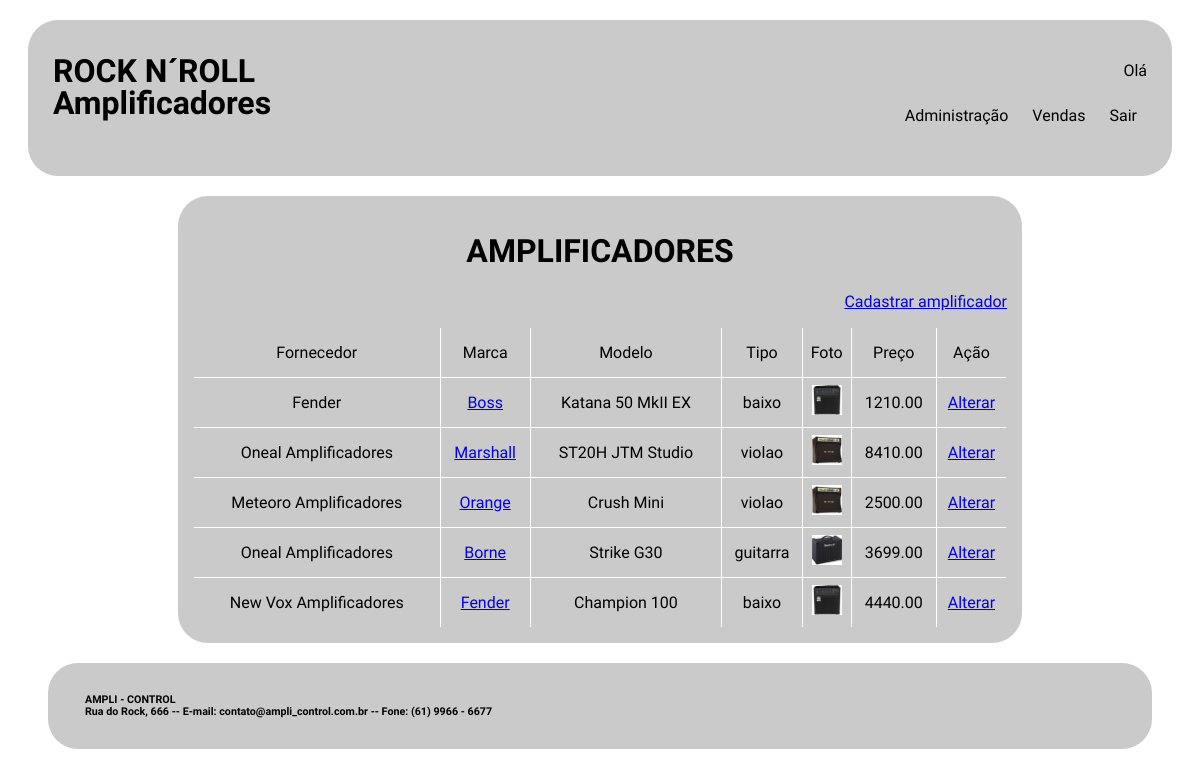
Page /lista_amp.php on the committed database.
### tables this page shows
CREATE TABLE `amplificadores` (
  `COD_AMP` int(11) NOT NULL AUTO_INCREMENT,
  `TIPO_AMP` varchar(45) NOT NULL,
  `MARCA_AMP` varchar(45) NOT NULL,
  `MODELO_AMP` varchar(45) NOT NULL,
  `PRECO_AMP` decimal(10,2) NOT NULL,
  `FOTO_AMP` varchar(100) NOT NULL,
  `FILA_COMPRA_AMP` char(1) NOT NULL DEFAULT 'N',
  `VENDAS_COD_VEN` int(11) DEFAULT NULL,
  `FORNECEDORES_COD_FOR` int(11) DEFAULT NULL,
  PRIMARY KEY (`COD_AMP`),
  KEY `fk_IMPRESSORAS_VENDAS1_idx` (`VENDAS_COD_VEN`),
  KEY `fk_fornecedor_amplificador` (`FORNECEDORES_COD_FOR`),
  CONSTRAINT `fk_IMPRESSORAS_VENDAS1` FOREIGN KEY (`VENDAS_COD_VEN`) REFERENCES `vendas` (`COD_VEN`) ON DELETE NO ACTION ON UPDATE NO ACTION,
  CONSTRAINT `fk_fornecedor_amplificador` FOREIGN KEY (`FORNECEDORES_COD_FOR`) REFERENCES `fornecedores` (`COD_FOR`)
);

CREATE TABLE `fornecedores` (
  `COD_FOR` int(11) NOT NULL AUTO_INCREMENT,
  `NOME_FOR` varchar(45) NOT NULL,
  `ENDERECO_FOR` varchar(255) DEFAULT NULL,
  `TELEFONE_FOR` varchar(20) DEFAULT NULL,
  `NOMECONTATO_FOR` varchar(45) DEFAULT NULL,
  `PRODUTO_FOR` varchar(100) DEFAULT NULL,
  PRIMARY KEY (`COD_FOR`)
);

### lista_amp.php (the view, shortened to what this page needs)
<!DOCTYPE html>
<html>
    <head>
        <link rel="stylesheet" type="text/css" href="css/layout.css">
		<link rel="stylesheet" type="text/css" href="css/menu.css">
    </head>
    <body>
        <div id="principal">
			<div id="topo">
				<div id="logo">
					<h1> ROCK N´ROLL </h1>
					<h1> Amplificadores </h1>
				</div>
				<div id="menu_global"  class="menu_global">
					<p align="right"> Olá <?php include "valida_login.php"; ?> </p>
					<?php include "menu_local.php"; ?>
				</div>
			</div>
			<div id="conteudo_especifico">
				<h1> AMPLIFICADORES </h1>
				<p align="right">
					<a href="cadastra_amp.php">
						Cadastrar amplificador
					</a>
				</p>
				<?php
					$conectar = mysqli_connect ("localhost", "root", "", "4000870");
					$sql_consulta = "SELECT
   													 amplificadores.cod_amp,
     												 amplificadores.marca_amp,
     												 amplificadores.modelo_amp,
      												 amplificadores.tipo_amp,
     												 amplificadores.preco_amp,
     												 amplificadores.foto_amp,
      												 fornecedores.nome_for
   								FROM
      												 amplificadores
   								JOIN
      												 fornecedores
								ON
      												 amplificadores.fornecedores_cod_for = fornecedores.cod_for;";
				$resultado_consulta = mysqli_query($conectar, $sql_consulta);
				?>
				<table width="100%" border=1>
							<tr height="50px">
								<td>
									Fornecedor
								</td>
								<td>
									Marca
								</td>
								<td>
									Modelo
								</td>
								<td>
									Tipo
								</td>
								<td>
									Foto
								</td>
								<td>
									Preço
								</td>
								<td>
									Ação
								</td>
							</tr>
					<?php
						while ($registro = mysqli_fetch_row($resultado_consulta))
						{
					?>
							<tr height="50px">
								<td>
									<?php echo $registro[6]; ?>
								</td>
								<td>
									<a href="exibe_amp.php?codigo=<?php echo $registro[0]?>">
										<?php
											echo $registro[1];
										?>
									</a>
								</td>
								<td>
									<?php echo $registro[2]; ?>
								</td>
								<td>
									<?php echo $registro[3]; ?>
								</td>
								<td>
								<img src="<?php echo $registro[5]; ?>" width="30">
								</td>
								<td>
									<?php echo $registro[4]; ?>
								</td>
								<td>
									<a href="altera_amp.php?codigo=<?php echo $registro[0]?>">
										Alterar
									</a>
								</td>
							</tr>
					<?php
						}
					?>
				</table>
			</div>
			<div id="rodape">
				<div id="texto_institucional">
					<div id="texto_institucional">
						<h6> AMPLI - CONTROL </h6>
						<h6> Rua do Rock, 666 -- E-mail: contato@ampli_control.com.br -- Fone: (61) 9966 - 6677 </h6>
					</div>
				</div>
		</div>
    </body>
</html>

### menu_local.php (shortened to what this page needs)
<?php
	if ($_SESSION["funcao"] == "administrador") {
?>
<ul>
	<li><a href="administracao.php">Administração</a></li>
	<li><a href="lista_fun.php">Funcionários</a></li>
	<li><a href="lista_amp.php">Amplificadores</a></li>
	<li><a href="lista_for.php">Fornecedores</a></li>
	<li><a href="vendas.php">Vendas</a></li>
	<li><a href="relatorios.php">Relatorios</a></li>
	<li><a href="logout.php">Sair</a></li>
</ul>
<?php
	}
	else {
?>
<ul>
	<li><a href="administracao.php">Administração</a></li>
	<li><a href="vendas.php">Vendas</a></li>
	<li><a href="logout.php">Sair</a></li>
</ul>
<?php
	}
?>

### css/layout.css (style rules this page uses)
#principal { margin: 20px; font-family: 'Dosis',sans-serif; }
#topo { padding: 25px; display: grid; grid-template-columns: auto auto; margin: 0px auto 20px auto; grid-gap: 5px; border-radius: 30px; border: none; background: rgb(202, 202, 202); justify-content: space-between; }
#logo h1 { line-height: 10px; word-spacing: 0px; }
#conteudo_especifico { padding: 15px; margin: auto 150px auto 150px; text-align: center; border-radius: 30px; background: rgb(202, 202, 202); }
#conteudo_especifico table { border-collapse: collapse; border-radius: 10px; overflow: hidden; border-color: white; }
#rodape { padding: 25px; display: grid; grid-template-columns: auto auto; margin: 20px 20px 20px 20px; grid-gap: 5px; border-radius: 30px; border: none; background: rgb(202, 202, 202); justify-content: space-between; }
#rodape h6 { line-height: 0px; word-spacing: 0px; margin: 12px auto 12px 12px; }

### css/menu.css (style rules this page uses)
.menu_global a { text-decoration: none; color: black; }

### rows in the picture
amplificadores: FORNECEDORES_COD_FOR.NOME_FOR "Fender", MARCA_AMP "Boss", MODELO_AMP "Katana 50 MkII EX", TIPO_AMP "baixo", FOTO_AMP (picture), PRECO_AMP "1210.00"
amplificadores: FORNECEDORES_COD_FOR.NOME_FOR "Oneal Amplificadores", MARCA_AMP "Marshall", MODELO_AMP "ST20H JTM Studio", TIPO_AMP "violao", FOTO_AMP (picture), PRECO_AMP "8410.00"
amplificadores: FORNECEDORES_COD_FOR.NOME_FOR "Meteoro Amplificadores", MARCA_AMP "Orange", MODELO_AMP "Crush Mini", TIPO_AMP "violao", FOTO_AMP (picture), PRECO_AMP "2500.00"
amplificadores: FORNECEDORES_COD_FOR.NOME_FOR "Oneal Amplificadores", MARCA_AMP "Borne", MODELO_AMP "Strike G30", TIPO_AMP "guitarra", FOTO_AMP (picture), PRECO_AMP "3699.00"
amplificadores: FORNECEDORES_COD_FOR.NOME_FOR "New Vox Amplificadores", MARCA_AMP "Fender", MODELO_AMP "Champion 100", TIPO_AMP "baixo", FOTO_AMP (picture), PRECO_AMP "4440.00"
